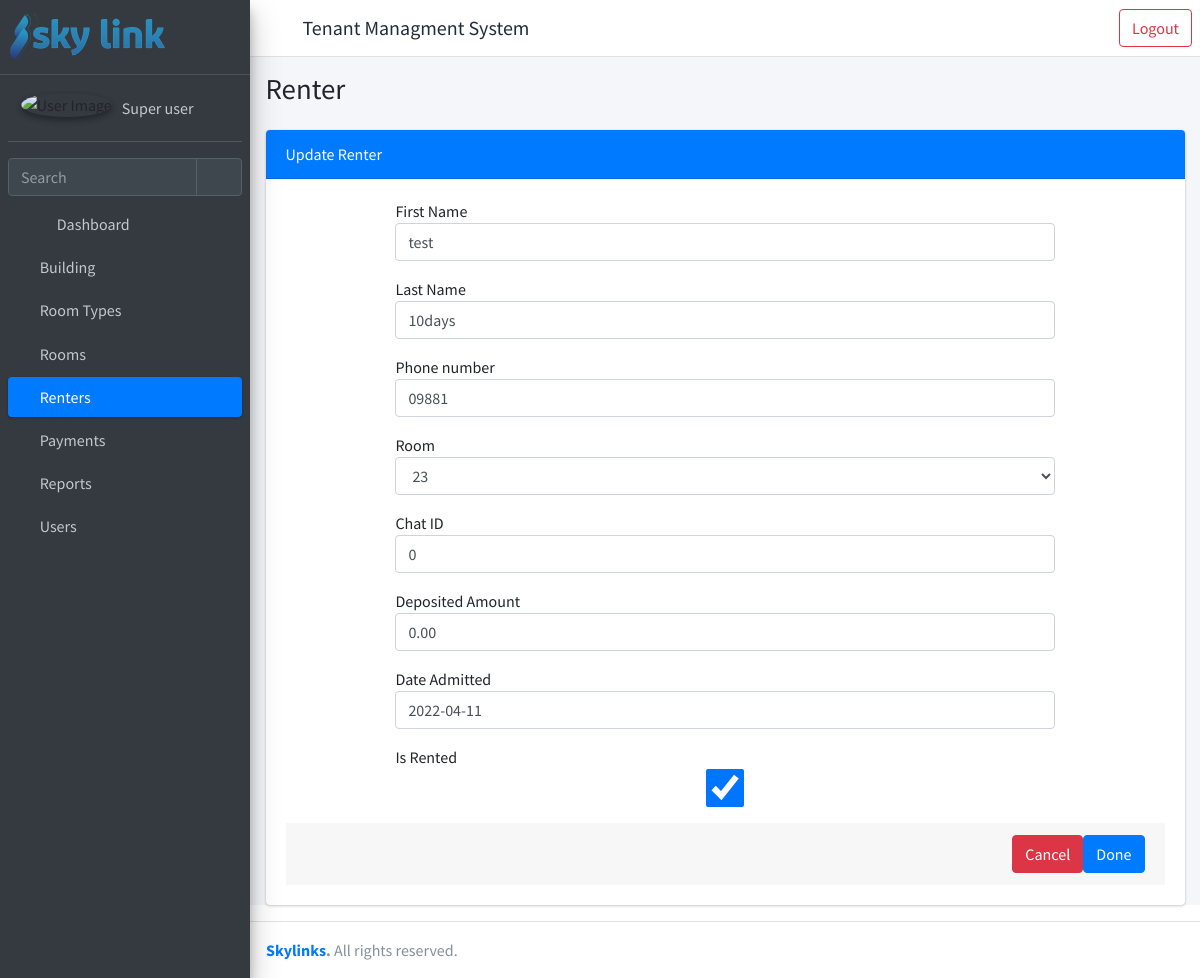
/edit-renter/22/ (signed in), run on an earlier commit of the app's database.
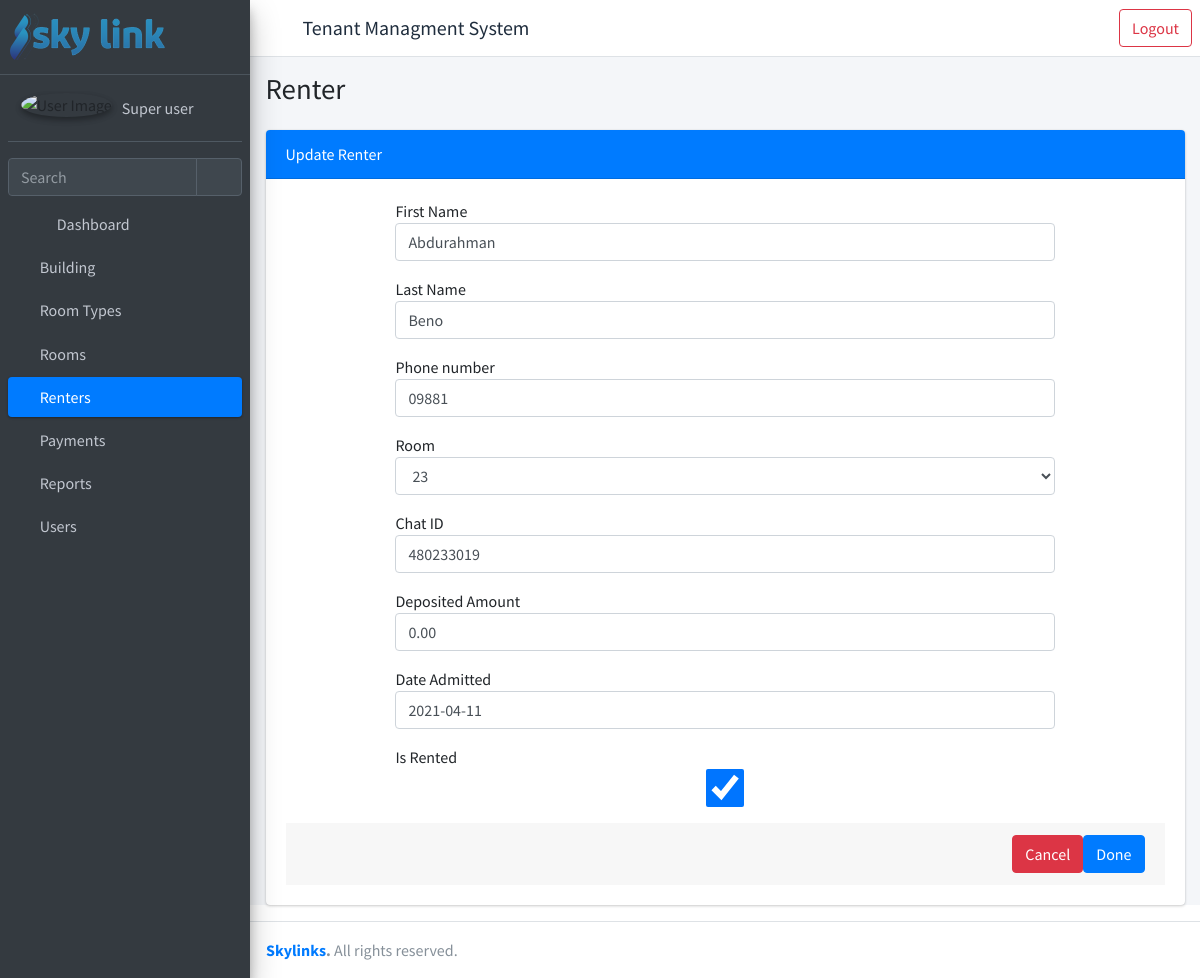
And on a later commit of the database.
### rent/models.py (models this page shows, shortened)
class Renter(models.Model) :
    first_name = models.CharField(_("First Name"), max_length=30)
    last_name = models.CharField(_("Last Name"), max_length=30)
    phone = models.CharField(_("Phone number"), max_length=30)
    id_no = models.CharField(_("ID No."), max_length=50)
    deposited_amount = models.DecimalField(_("Deposited Amount"), max_digits=15, decimal_places=2, default=0)
    date_admitted = models.DateField(_("Date Admitted"), default=timezone.now)
    room = models.ForeignKey("rent.Room", verbose_name=_("Room"), on_delete=models.PROTECT, related_name="rents")
    chat_id = models.CharField(_("Chat ID"), max_length=50 ,default= 0)
    is_rented = models.BooleanField(_("Is Rented"), default=True)
    date_left = models.DateField(_("Date Field"), blank=True, null=True)
    created_by = models.ForeignKey(settings.AUTH_USER_MODEL, verbose_name=_("Created By"), on_delete=models.PROTECT, related_name="created_by_renter")
    created_date = models.DateTimeField(_("Created Date"), auto_now_add=True)
    updated_by = models.ForeignKey(settings.AUTH_USER_MODEL, verbose_name=_("Updated By"), on_delete=models.PROTECT, related_name="updated_by_renter")
    updated_date = models.DateTimeField(_("Updated Date"), auto_now=True)

### rent/views.py (the view, shortened to what this page needs)
# urls.py: path("edit-renter/<int:pk>/", views.RenterUpdateView.as_view(), name= "update-renter"),
class RenterUpdateView(LoginRequiredMixin, RenterUpdatePermissionMixin, UpdateView):
    login_required = True
    model = Renter
    form_class = UpdateRenterForm
    context_object_name = "form"
    success_url = reverse_lazy("list-renters")
    template_name = "rent/register.html"
    def get_context_data(self, *args, **kwargs):
        context = super().get_context_data(**kwargs)
        context["title"] = "Renter"
        context["card_header"] = "Update Renter"
        context["open"] = "renter"
        return {**context, **permissions(self.request)}

### rent/forms.py (shortened to what this page needs)
class UpdateRenterForm(forms.ModelForm):
    def __init__(self, *args, **kwargs) -> None:
        super(UpdateRenterForm, self).__init__(*args, **kwargs)
        for field_name, field in self.fields.items():
            field.widget.attrs['class'] = 'form-control'
        if not kwargs["instance"]:
            self.fields['room'].queryset = Room.objects.filter(status="vacant")
        else:
            self.fields["room"].queryset = Room.objects.exclude(status="under maintenance").exclude(status='not for rent')
    class Meta :
        model = Renter
        fields = [
            "first_name",
            "last_name",
            "phone",
            "room",
            "chat_id",
            "deposited_amount",
            "date_admitted",
            "is_rented"
        ]

### rent/models.py (called while the page is built)
    def __str__(self) -> str:
        return self.room_no

### templates/rent/register.html (shortened to what this page needs)
{% extends 'rent/homepage.html' %}
{% block main_page %}
<div class="content">
    <div class="container-fluid">
    <div class="card">
      <div class="card-header bg-primary">
      {{card_header}}
      </div>
        <div class="card-body">
          <form class="form" method="POST">
          {% for field in form %}
            <div class="form-group ml-auto mr-auto w-75">
              {{field.label}}
              {{field}}
            </div>
            {% endfor %}
            <div class="card-footer">
              <input type="Submit" class="btn btn-primary float-right" value="Done">
            </form>
            <button class="btn btn-danger float-right" onclick="javascript:history.go(-1);">Cancel</button>
          </div>
      </div>
    </div>
  </div>
</div>
{% endblock main_page %}

What changed in the data, as far as the page shows it:
changed Renter: first_name "test" → "Abdurahman"; last_name "10days" → "Beno"; chat_id "0" → "480233019"; date_admitted "2022-04-11" → "2021-04-11"
